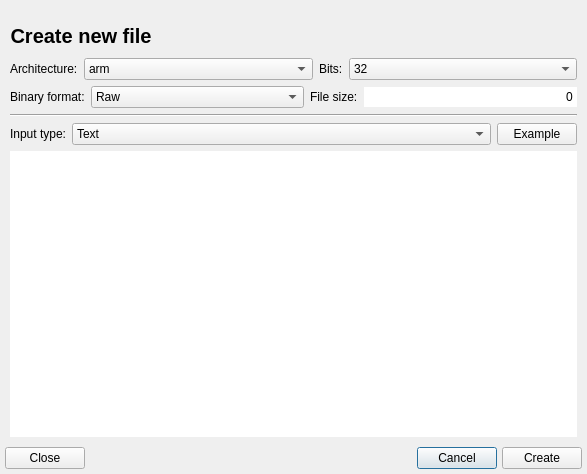
<?xml version="1.0" encoding="UTF-8"?>
<ui version="4.0">
 <class>createNewDialog</class>
 <widget class="QDialog" name="createNewDialog">
  <property name="geometry">
   <rect>
    <x>0</x>
    <y>0</y>
    <width>587</width>
    <height>474</height>
   </rect>
  </property>
  <property name="windowTitle">
   <string>Dialog</string>
  </property>
  <layout class="QVBoxLayout" name="verticalLayout">
   <property name="spacing">
    <number>5</number>
   </property>
   <property name="leftMargin">
    <number>5</number>
   </property>
   <property name="topMargin">
    <number>5</number>
   </property>
   <property name="rightMargin">
    <number>5</number>
   </property>
   <property name="bottomMargin">
    <number>5</number>
   </property>
   <item>
    <layout class="QHBoxLayout" name="horizontalLayout">
     <item>
      <layout class="QVBoxLayout" name="verticalLayout_3">
       <property name="spacing">
        <number>5</number>
       </property>
       <item>
        <widget class="QLabel" name="label_7">
         <property name="text">
          <string/>
         </property>
         <property name="pixmap">
          <pixmap resource="resources.qrc">:/new/prefix1/img/logo-small.png</pixmap>
         </property>
         <property name="alignment">
          <set>Qt::AlignCenter</set>
         </property>
        </widget>
       </item>
       <item>
        <widget class="QLabel" name="label">
         <property name="sizePolicy">
          <sizepolicy hsizetype="Preferred" vsizetype="Fixed">
           <horstretch>0</horstretch>
           <verstretch>0</verstretch>
          </sizepolicy>
         </property>
         <property name="font">
          <font>
           <pointsize>15</pointsize>
           <weight>75</weight>
           <bold>true</bold>
          </font>
         </property>
         <property name="text">
          <string notr="true"> Create new file</string>
         </property>
        </widget>
       </item>
       <item>
        <widget class="QFrame" name="frame">
         <property name="sizePolicy">
          <sizepolicy hsizetype="Expanding" vsizetype="Expanding">
           <horstretch>0</horstretch>
           <verstretch>0</verstretch>
          </sizepolicy>
         </property>
         <property name="frameShape">
          <enum>QFrame::NoFrame</enum>
         </property>
         <property name="frameShadow">
          <enum>QFrame::Plain</enum>
         </property>
         <layout class="QVBoxLayout" name="verticalLayout_4">
          <property name="leftMargin">
           <number>5</number>
          </property>
          <property name="topMargin">
           <number>5</number>
          </property>
          <property name="rightMargin">
           <number>5</number>
          </property>
          <property name="bottomMargin">
           <number>5</number>
          </property>
          <item>
           <layout class="QHBoxLayout" name="horizontalLayout_2">
            <item>
             <widget class="QLabel" name="label_2">
              <property name="sizePolicy">
               <sizepolicy hsizetype="Minimum" vsizetype="Preferred">
                <horstretch>0</horstretch>
                <verstretch>0</verstretch>
               </sizepolicy>
              </property>
              <property name="text">
               <string>Architecture:</string>
              </property>
             </widget>
            </item>
            <item>
             <widget class="QComboBox" name="comboArch">
              <property name="sizePolicy">
               <sizepolicy hsizetype="Expanding" vsizetype="Fixed">
                <horstretch>0</horstretch>
                <verstretch>0</verstretch>
               </sizepolicy>
              </property>
              <item>
               <property name="text">
                <string>arm</string>
               </property>
              </item>
              <item>
               <property name="text">
                <string>bf</string>
               </property>
              </item>
              <item>
               <property name="text">
                <string>dalvik</string>
               </property>
              </item>
              <item>
               <property name="text">
                <string>dcpu16</string>
               </property>
              </item>
              <item>
               <property name="text">
                <string>java</string>
               </property>
              </item>
              <item>
               <property name="text">
                <string>mips</string>
               </property>
              </item>
              <item>
               <property name="text">
                <string>ppc</string>
               </property>
              </item>
              <item>
               <property name="text">
                <string>psosvm</string>
               </property>
              </item>
              <item>
               <property name="text">
                <string>rar</string>
               </property>
              </item>
              <item>
               <property name="text">
                <string>x86</string>
               </property>
              </item>
              <item>
               <property name="text">
                <string>z80</string>
               </property>
              </item>
             </widget>
            </item>
            <item>
             <widget class="QLabel" name="label_3">
              <property name="sizePolicy">
               <sizepolicy hsizetype="Minimum" vsizetype="Preferred">
                <horstretch>0</horstretch>
                <verstretch>0</verstretch>
               </sizepolicy>
              </property>
              <property name="text">
               <string>Bits:</string>
              </property>
             </widget>
            </item>
            <item>
             <widget class="QComboBox" name="comboBits">
              <property name="sizePolicy">
               <sizepolicy hsizetype="Expanding" vsizetype="Fixed">
                <horstretch>0</horstretch>
                <verstretch>0</verstretch>
               </sizepolicy>
              </property>
              <property name="currentIndex">
               <number>1</number>
              </property>
              <item>
               <property name="text">
                <string>16</string>
               </property>
              </item>
              <item>
               <property name="text">
                <string>32</string>
               </property>
              </item>
              <item>
               <property name="text">
                <string>64</string>
               </property>
              </item>
             </widget>
            </item>
           </layout>
          </item>
          <item>
           <layout class="QHBoxLayout" name="horizontalLayout_4">
            <property name="topMargin">
             <number>0</number>
            </property>
            <item>
             <widget class="QLabel" name="label_4">
              <property name="sizePolicy">
               <sizepolicy hsizetype="Minimum" vsizetype="Preferred">
                <horstretch>0</horstretch>
                <verstretch>0</verstretch>
               </sizepolicy>
              </property>
              <property name="text">
               <string>Binary format:</string>
              </property>
             </widget>
            </item>
            <item>
             <widget class="QComboBox" name="comboFormat">
              <property name="sizePolicy">
               <sizepolicy hsizetype="Expanding" vsizetype="Fixed">
                <horstretch>0</horstretch>
                <verstretch>0</verstretch>
               </sizepolicy>
              </property>
              <item>
               <property name="text">
                <string>Raw</string>
               </property>
              </item>
              <item>
               <property name="text">
                <string>ELF</string>
               </property>
              </item>
              <item>
               <property name="text">
                <string>PE</string>
               </property>
              </item>
              <item>
               <property name="text">
                <string>MACH-0</string>
               </property>
              </item>
              <item>
               <property name="text">
                <string>COFF</string>
               </property>
              </item>
              <item>
               <property name="text">
                <string>Plan9</string>
               </property>
              </item>
             </widget>
            </item>
            <item>
             <widget class="QLabel" name="label_5">
              <property name="sizePolicy">
               <sizepolicy hsizetype="Fixed" vsizetype="Preferred">
                <horstretch>0</horstretch>
                <verstretch>0</verstretch>
               </sizepolicy>
              </property>
              <property name="text">
               <string>File size:</string>
              </property>
             </widget>
            </item>
            <item>
             <widget class="QLineEdit" name="entrySize">
              <property name="inputMask">
               <string notr="true"/>
              </property>
              <property name="text">
               <string notr="true">0</string>
              </property>
              <property name="frame">
               <bool>false</bool>
              </property>
              <property name="alignment">
               <set>Qt::AlignRight|Qt::AlignTrailing|Qt::AlignVCenter</set>
              </property>
             </widget>
            </item>
           </layout>
          </item>
          <item>
           <widget class="Line" name="line_2">
            <property name="orientation">
             <enum>Qt::Horizontal</enum>
            </property>
           </widget>
          </item>
          <item>
           <layout class="QHBoxLayout" name="horizontalLayout_6">
            <property name="topMargin">
             <number>0</number>
            </property>
            <item>
             <widget class="QLabel" name="label_6">
              <property name="sizePolicy">
               <sizepolicy hsizetype="Fixed" vsizetype="Preferred">
                <horstretch>0</horstretch>
                <verstretch>0</verstretch>
               </sizepolicy>
              </property>
              <property name="text">
               <string>Input type:</string>
              </property>
             </widget>
            </item>
            <item>
             <widget class="QComboBox" name="comboType">
              <property name="currentText">
               <string>Text</string>
              </property>
              <item>
               <property name="text">
                <string>Text</string>
               </property>
              </item>
              <item>
               <property name="text">
                <string>Hexpairs</string>
               </property>
              </item>
              <item>
               <property name="text">
                <string>Assembler</string>
               </property>
              </item>
              <item>
               <property name="text">
                <string>Radare2 script</string>
               </property>
              </item>
              <item>
               <property name="text">
                <string>Rapatch</string>
               </property>
              </item>
              <item>
               <property name="text">
                <string>C Code</string>
               </property>
              </item>
             </widget>
            </item>
            <item>
             <widget class="QPushButton" name="exampleButton">
              <property name="sizePolicy">
               <sizepolicy hsizetype="Fixed" vsizetype="Fixed">
                <horstretch>0</horstretch>
                <verstretch>0</verstretch>
               </sizepolicy>
              </property>
              <property name="toolTip">
               <string notr="true">Fill the textarea with example code</string>
              </property>
              <property name="text">
               <string>Example</string>
              </property>
             </widget>
            </item>
           </layout>
          </item>
          <item>
           <widget class="QPlainTextEdit" name="plainTextEdit">
            <property name="frameShape">
             <enum>QFrame::NoFrame</enum>
            </property>
            <property name="frameShadow">
             <enum>QFrame::Plain</enum>
            </property>
           </widget>
          </item>
         </layout>
        </widget>
       </item>
      </layout>
     </item>
    </layout>
   </item>
   <item>
    <layout class="QHBoxLayout" name="horizontalLayout_3">
     <property name="topMargin">
      <number>0</number>
     </property>
     <item>
      <widget class="QPushButton" name="pushButton_3">
       <property name="text">
        <string>Close</string>
       </property>
      </widget>
     </item>
     <item>
      <spacer name="horizontalSpacer">
       <property name="orientation">
        <enum>Qt::Horizontal</enum>
       </property>
       <property name="sizeHint" stdset="0">
        <size>
         <width>40</width>
         <height>20</height>
        </size>
       </property>
      </spacer>
     </item>
     <item>
      <widget class="QPushButton" name="pushButton_2">
       <property name="text">
        <string>Cancel</string>
       </property>
       <property name="default">
        <bool>true</bool>
       </property>
      </widget>
     </item>
     <item>
      <widget class="QPushButton" name="buttonCreate">
       <property name="text">
        <string>Create</string>
       </property>
      </widget>
     </item>
    </layout>
   </item>
  </layout>
 </widget>
 <resources>
  <include location="resources.qrc"/>
 </resources>
 <connections/>
</ui>
